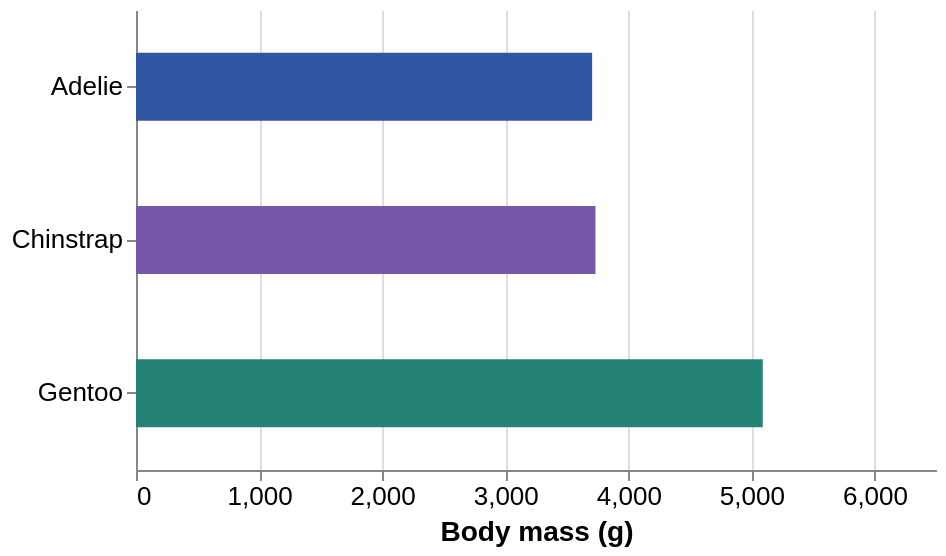

Here is the Vega-Lite specification saved for this chart:
### Vega-Lite specification from a JSON file in a GitHub repository (floating-point values rounded to 4 significant figures; data arrays with more than 128 entries replaced by an {"elided": "..."} marker saying what was removed)
{"$schema": "https://vega.github.io/schema/vega-lite/v6.json", "data": {"values": {"elided": "333 records"}}, "width": 400, "height": 230, "mark": {"type": "bar", "size": 34}, "encoding": {"x": {"field": "body_mass_g", "type": "quantitative", "title": "Body mass (g)", "scale": {"domain": [0, 6500]}, "axis": {"format": ",.0f", "tickCount": 5}, "aggregate": "mean"}, "y": {"field": "species", "type": "nominal", "sort": ["Adelie", "Chinstrap", "Gentoo"], "title": null}, "color": {"field": "species", "type": "nominal", "scale": {"domain": ["Adelie", "Chinstrap", "Gentoo"], "range": ["#3157a4", "#7656a6", "#258276"]}, "legend": null}}, "config": {"font": "Arial", "view": {"stroke": null}, "axis": {"labelFontSize": 13, "titleFontSize": 14}, "header": {"labelFontSize": 15}, "title": {"fontSize": 16, "anchor": "start"}}}
